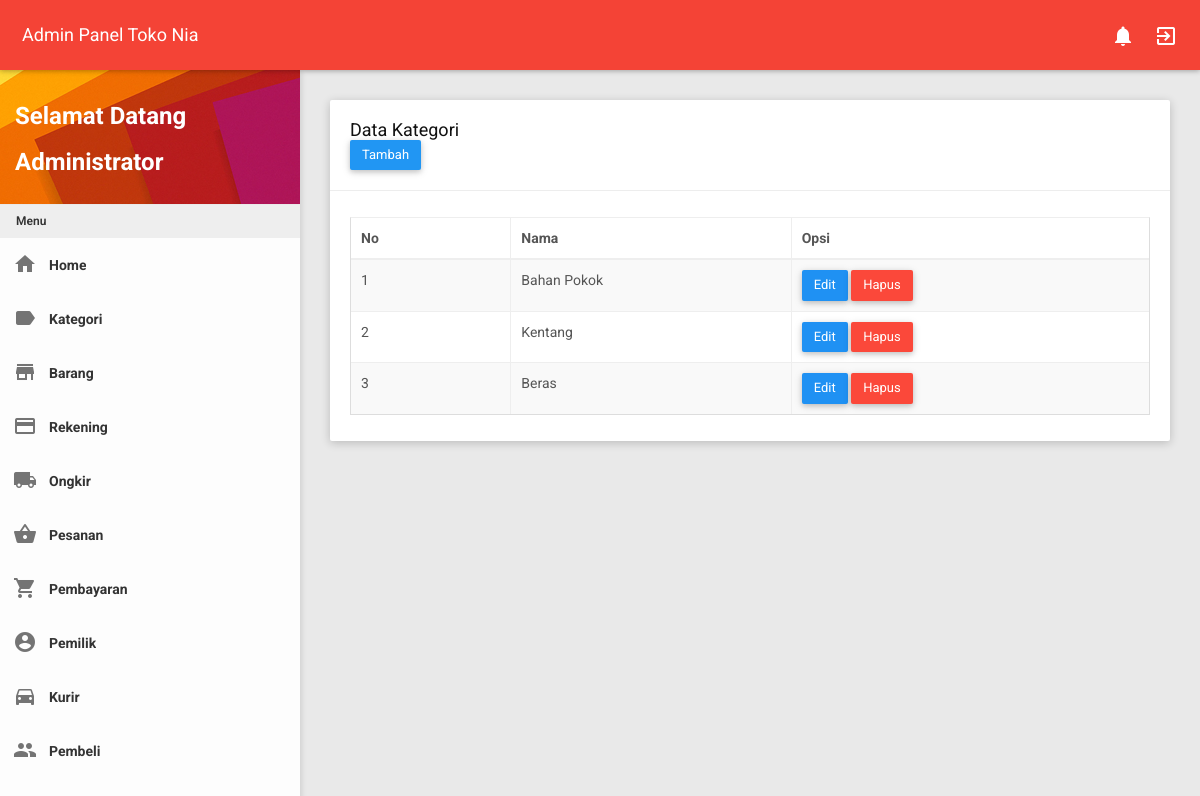
The app's page /admin/admin.php?page=kategori (signed in) with its own data.
### tables this page shows
CREATE TABLE `kategori` (
  `id_kategori` int(11) NOT NULL,
  `nama` varchar(250) NOT NULL
);

### admin/page/kategori.php (the view, shortened to what this page needs)
<div class="row clearfix">
    <div class="col-lg-12 col-md-12 col-sm-12 col-xs-12">
        <div class="card">
            <div class="header">
                <h2>
                    Data Kategori
                </h2>
                <a href="?page=kategori&act=add" class="btn bg-blue waves-effect">Tambah</a>
            </div>
            <div class="body">
                <div class="table-responsive">
                    <table class="table table-bordered table-striped table-hover js-basic-example dataTable">
                        <thead>
                            <tr>
                                <th>No</th>
                                <th>Nama</th>
                                <th>Opsi</th>
                            </tr>
                        </thead>
                        <tbody>
                            <?php
                              $sql = "SELECT * FROM kategori ORDER BY id_kategori DESC";
                              $stmt = $pdo->prepare($sql);
                              $stmt->execute();
                              $i = 0;
                              while($row = $stmt->fetch()){?>
                              <tr>
                                  <td><?=($i+1);?></td>
                                  <td><?=$row['nama'];?></td>
                                  <td>
                                    <a class="btn btn-primary" href="?page=kategori&act=edit&id=<?=$row["id_kategori"];?>" role="button">Edit</a>
                                    <button type="button" class="btn btn-danger" data-id="<?=$row["id_kategori"]?>" onclick="return Delete(this)">Hapus</button>
                                  </td>
                              </tr>
                              <?php
                              $i++;}?>
                        </tbody>
                    </table>
                </div>
            </div>
        </div>
    </div>
</div>

### records on screen
kategori: nama "Bahan Pokok"
kategori: nama "Kentang"
kategori: nama "Beras"

### other values on screen
$_SESSION['nama'] "Administrator"
